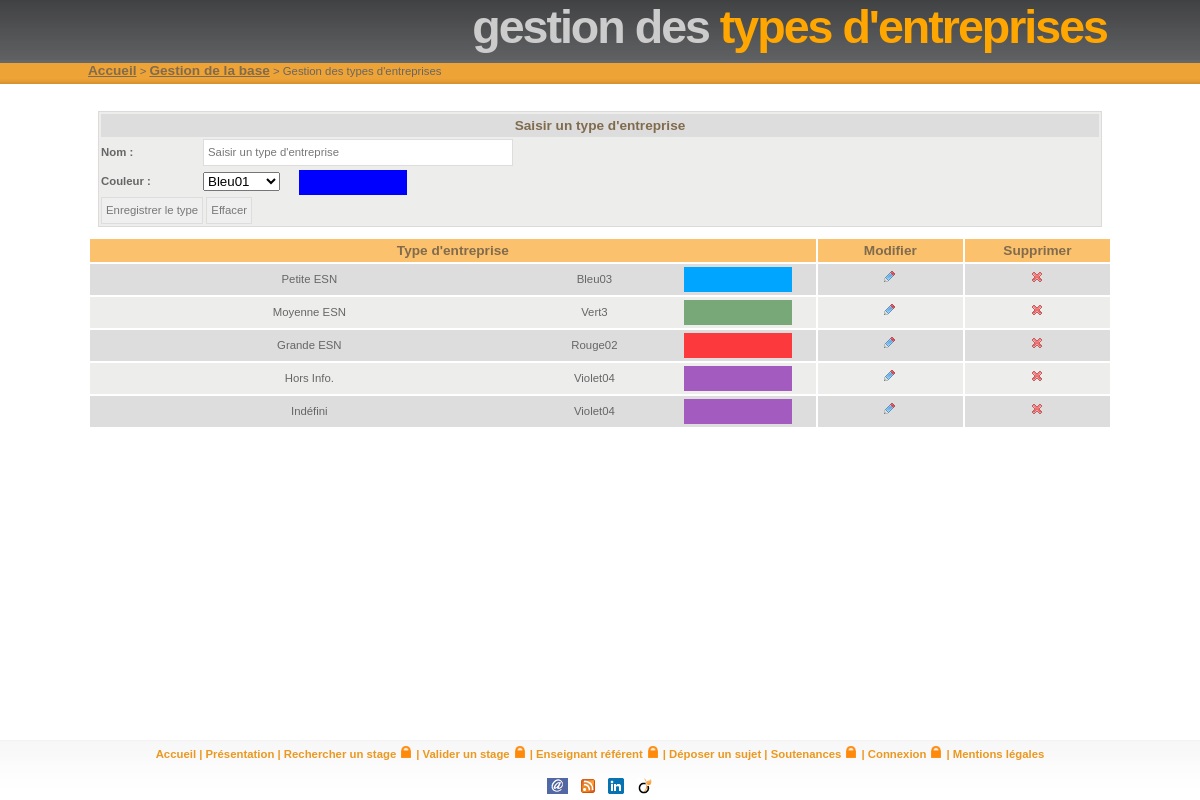
/gestion/entreprises/gestionTypeEntreprise.php, run on the app's committed database.
### tables this page shows
CREATE TABLE IF NOT EXISTS `type_entreprise` (
  `idtypeentreprise` INT(10) NOT NULL AUTO_INCREMENT,
  `type` VARCHAR(30) NOT NULL,
  `idcouleur` INT(10) NOT NULL,
  PRIMARY KEY (`idtypeentreprise`),
  INDEX `idcouleur_idx` (`idcouleur` ASC),
  CONSTRAINT `fk_type_entreprise_couleur_idcouleur`
    FOREIGN KEY (`idcouleur`)
    REFERENCES `couleur` (`idcouleur`)
    ON DELETE NO ACTION
    ON UPDATE NO ACTION);

CREATE TABLE IF NOT EXISTS `couleur` (
  `idcouleur` INT(10) NOT NULL AUTO_INCREMENT,
  `nomcouleur` VARCHAR(100) NOT NULL,
  `codehexa` VARCHAR(6) NOT NULL DEFAULT '000000',
  PRIMARY KEY (`idcouleur`));

### classes/bdd/connec.inc (called while the page is built, shortened)
<?php
$tab20 = 'couleur';
$tab22 = 'type_entreprise';
?>

### classes/bdd/Couleur_BDD.php (called while the page is built, shortened)
<?php
class Couleur_BDD {
    public static function getCouleur($identifiant) {
	global $db;
	global $tab20;
	$sql = "SELECT * FROM $tab20 WHERE idcouleur='$identifiant';";
	$res = $db->query($sql);
	if ($res) {
	    $enreg = $res->fetch_array();
	    return $enreg;
	} else
	    return FALSE;
    }
    public static function listerCouleur() {
	global $db;
	global $tab20;
	$sql = "SELECT * FROM $tab20 ORDER BY nomcouleur ASC;";
	$result = $db->query($sql);
	$tabCouleur = array();
	if ($result) {
	    while ($couleur = $result->fetch_array()) {
		$tab = array();
		array_push($tab, $couleur["idcouleur"]);
		array_push($tab, $couleur["nomcouleur"]);
		array_push($tab, $couleur["codehexa"]);
		array_push($tabCouleur, $tab);
	    }
	}
	return $tabCouleur;
    }
}
?>

### classes/moteur/Couleur.php (called while the page is built, shortened)
<?php
class Couleur {
    var $identifiant_BDD;
    var $nom;
    var $code;
    public function __construct($identifiant_BDD, $nom, $code) {
	$this->identifiant_BDD = $identifiant_BDD;
	$this->nom = $nom;
	$this->code = $code;
    }
    public function getIdentifiantBDD() {
	return $this->identifiant_BDD;
    }
    public function getNom() {
	return $this->nom;
    }
    public function getCode() {
	return $this->code;
    }
    public static function getCouleur($idCouleur) {
	$couleurBDD = Couleur_BDD::getCouleur($idCouleur);
	return new Couleur($couleurBDD["idcouleur"],
			   $couleurBDD["nomcouleur"],
			   $couleurBDD["codehexa"]);
    }
    public static function listerCouleur() {
	$tabCouleur = array();
	$tabCouleurString = Couleur_BDD::listerCouleur();
	for ($i = 0; $i < sizeof($tabCouleurString); $i++)
	    array_push($tabCouleur, new Couleur($tabCouleurString[$i][0],
						$tabCouleurString[$i][1],
						$tabCouleurString[$i][2]));
	return $tabCouleur;
    }
}
?>

### classes/bdd/TypeEntreprise_BDD.php (called while the page is built, shortened)
<?php
class TypeEntreprise_BDD {
    public static function getListeTypeEntreprise() {
	global $db;
	global $tab22;
	$sql = "SELECT * FROM $tab22";
	$result = $db->query($sql);
	$tabTypeEntreprise = array();
	if ($result) {
	    while ($type = $result->fetch_array()) {
		$tab = array();
		array_push($tab, $type["idtypeentreprise"]);
		array_push($tab, $type["type"]);
		array_push($tab, $type["idcouleur"]);
		array_push($tabTypeEntreprise, $tab);
	    }
	}
	return $tabTypeEntreprise;
    }
}
?>

### classes/moteur/TypeEntreprise.php (called while the page is built, shortened)
<?php
class TypeEntreprise {
    var $identifiantBDD;
    var $type;
    var $identifiant_couleur;
    public function __construct($identifiantBDD, $type, $identifiant_couleur) {
	$this->identifiantBDD = $identifiantBDD;
	$this->type = $type;
	$this->identifiant_couleur = $identifiant_couleur;
    }
    public function getIdentifiantBDD() {
	return $this->identifiantBDD;
    }
    public function getType() {
	return $this->type;
    }
    public function getCouleur() {
	return Couleur::getCouleur($this->identifiant_couleur);
    }
    public static function getListeTypeEntreprise() {
	$tabTypeEntreprise = array();
	$tabTypeEntrepriseString = TypeEntreprise_BDD::getListeTypeEntreprise();
	for ($i = 0; $i < sizeof($tabTypeEntrepriseString); $i++)
	    array_push($tabTypeEntreprise,
		    new TypeEntreprise($tabTypeEntrepriseString[$i][0],
				       $tabTypeEntrepriseString[$i][1],
				       $tabTypeEntrepriseString[$i][2]));
	return $tabTypeEntreprise;
    }
}
?>

### classes/ihm/TypeEntreprise_IHM.php (the view, shortened to what this page needs)
<?php
class TypeEntreprise_IHM {
    public static function afficherFormulaireSaisie() {
	$tabCouleur = Couleur::listerCouleur();
	?>
	<form action='' method=post>
	    <table>
		<tr id="entete2">
		    <td colspan=2>Saisir un type d'entreprise</td>
		</tr>
		<tr>
		    <th width="100">Nom :</th>
		    <td>
			<input type="text" name="type" value="Saisir un type d'entreprise">
		    </td>
		</tr>
		<tr>
		    <th>Couleur :</th>
		    <td>
			<select id="idcouleur" name="idcouleur" onchange='showColor()'>
			    <?php
			    for ($i = 0; $i < sizeof($tabCouleur); $i++)
				echo "<option value='" . $tabCouleur[$i]->getIdentifiantBDD() . "' style='color: #" . $tabCouleur[$i]->getCode() . ";'>" . $tabCouleur[$i]->getNom() . "</option>";
			    ?>
			</select>
			<input id="couleurActuel" readonly="disabled" style="background-color: <?php echo '#' . $tabCouleur[0]->getCode(); ?>; width: 100px; border-width: 0px;"/>
		    </td>
		</tr>
		<tr>
		    <td colspan=2>
			<input type=submit value="Enregistrer le type"/>
			<input type=reset value="Effacer"/>
		    </td>
		</tr>
	    </table>
	</form>
	<?php
    }
	?>
	<?php
    public static function afficherListeTypeEntrepriseAEditer() {
	$tabTypes = TypeEntreprise::getListeTypeEntreprise();
	if (sizeof($tabTypes) > 0) {
	    echo
	    "<table>
		<tr id='entete'>
		    <td width='50%'>Type d'entreprise</td>
		    <td width='10%' align='center'>Modifier</td>
		    <td width='10%' align='center'>Supprimer</td>
		</tr>";
	    for ($i = 0; $i < sizeof($tabTypes); $i++) {
		$couleur = $tabTypes[$i]->getCouleur();
		?>
		<tr class="ligne<?php echo $i % 2; ?>">
		    <td>
			<table >
			    <tr>
				<td width="60%"><?php echo $tabTypes[$i]->getType(); ?></td>
				<td width='20%'><?php echo $couleur->getNom(); ?></td>
				<td width='20%'>
				    <input readonly="disabled" style="background-color:<?php echo '#' . $couleur->getCode(); ?>; width: 100px; border-width: 0px;"/>
				</td>
			    </tr>
			</table>
		    </td>
		    <td align="center">
			<a href="gestionTypeEntreprise.php?action=mod&id=<?php echo $tabTypes[$i]->getIdentifiantBDD(); ?>">
			    <img src="../../images/reply.png"/>
			</a>
		    </td>
		    <td align="center">
			<a href="gestionTypeEntreprise.php?action=sup&id=<?php echo $tabTypes[$i]->getIdentifiantBDD(); ?>">
			    <img src="../../images/action_delete.png"/>
			</a>
		    </td>
		</tr>
		<?php
	    }
	    echo "</table>";
	    echo "<br/><br/>";
	} else {
	    echo "<br/><center>Aucun type d'entreprise n'a été trouvé.</center><br/>";
	}
    }
}
?>

### classes/ihm/Orange.css (style rules this page uses)
* { margin: 0; padding: 0; }
html { height: 100%; }
body { height: 100%; margin: 0; padding: 0; font: 71%/1.5em Verdana, 'Trebuchet MS', Arial, Sans-serif; background: url(../../images/headerbg.png) repeat-x; color: #666666; text-align: center; }
a { color: #EC981F; }
img { margin: 5px; border: 0; }
table { width: 100%; }
form { margin:10px; padding: 0; border: 1px solid #dcdbda; background-color: #ededec; }
input { padding: 4px; border:1px solid #ddd; font: normal 1em/1.5em Verdana, sans-serif; color:#777; }
input[type="text"] { width: 300px; }
select { margin-bottom: 4px; margin-top: 4px; }
#entete { background: #fbc16d; }
#entete td { font: bold 1.2em 'Trebuchet MS', Tahoma, Sans-serif; color: #806B4D; padding: 4px; }
#entete td, .ligne0 td, .ligne1 td { padding-left: 5px; padding-right: 5px; text-align: center; }
#entete2 { background: #DDDDDD; }
#entete2 td { font: bold 1.2em 'Trebuchet MS', Tahoma, Sans-serif; text-align: center; color: #806B4D; padding: 4px; }
#entete2 td, .ligne0 td, .ligne1 td { padding-left: 5px; padding-right: 5px; }
.ligne0 { background: #DDDDDD; }
.ligne1 { background: #ededec; }

### data on the page
type_entreprise: type "Petite ESN", idcouleur.nomcouleur "Bleu03"
type_entreprise: type "Moyenne ESN", idcouleur.nomcouleur "Vert3"
type_entreprise: type "Grande ESN", idcouleur.nomcouleur "Rouge02"
type_entreprise: type "Hors Info.", idcouleur.nomcouleur "Violet04"
type_entreprise: type "Indéfini", idcouleur.nomcouleur "Violet04"

### other printed values
$titreGris "gestion des"
$titreOrange "types d'entreprises"
$liens[$i][1] "Accueil"
$liens[$i][1] "Gestion de la base"
$titreGris "Gestion des"
form field idcouleur "Bleu01"
